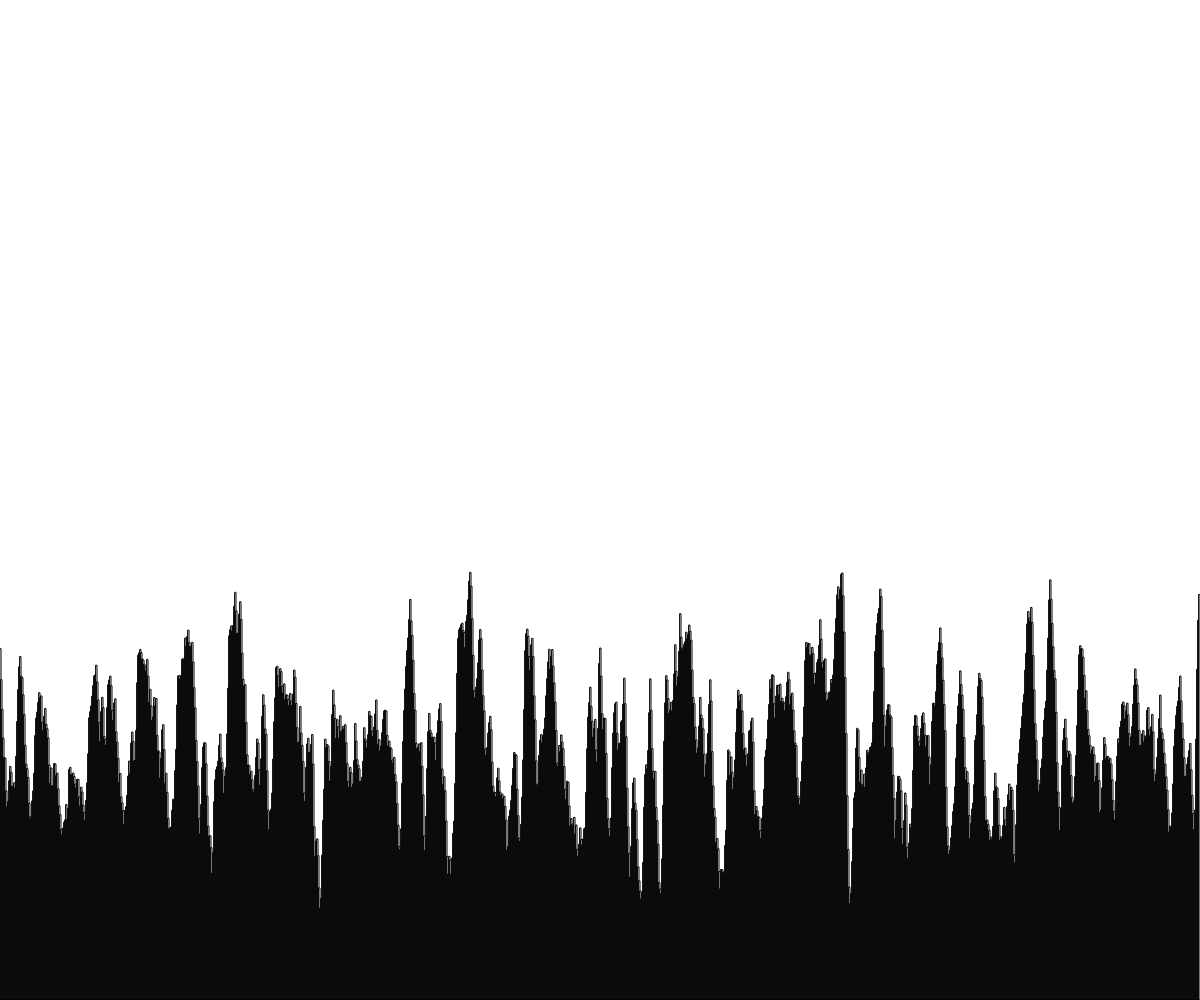
Frame 1 (no input)
Frame 60 (no input): identical to frame 1, image omitted
Frame 120 (the mouse pressed at the canvas centre since frame 60): identical to frame 1, image omitted

The p5.js sketch that drew this single still picture (run headless with seeded random() and noise() and a simulated clock; from frame 60 on, the mouse is pressed at the canvas centre):

// p5.js sketch
// ── sketch.js
// Terrain Generation Project
// Maheen Shahid
// March 5, 2025


let rectWidth = 1;
let noiseOffset = 0;
let noiseSpeed = 0.1;

function setup() {
  createCanvas(windowWidth, windowHeight);
  generateTerrain();
}

function generateTerrain(){
  // use a loop to generate and draw
  // several rectangles side to side
  // to look like some 2D terrain
  rectMode(CORNERS);

  for(let x = 0; x < width; x += rectWidth){
    //generate a random height. 
    //change this from using random() to noise()
    let rectHeight = noise(noiseOffset);
    rectHeight = map(rectHeight, 0, 1, 50, 500);
    
    //calculate the other corner of our rectangle
    let x2 = x + rectWidth;
    let y2 = height - rectHeight;

    rect(x, height, x2, y2);

    noiseOffset += noiseSpeed; //move through noise
  }
  
  rectMode(CORNER);
}

function draw() {
  // background(220);
  //generateTerrain();
}
